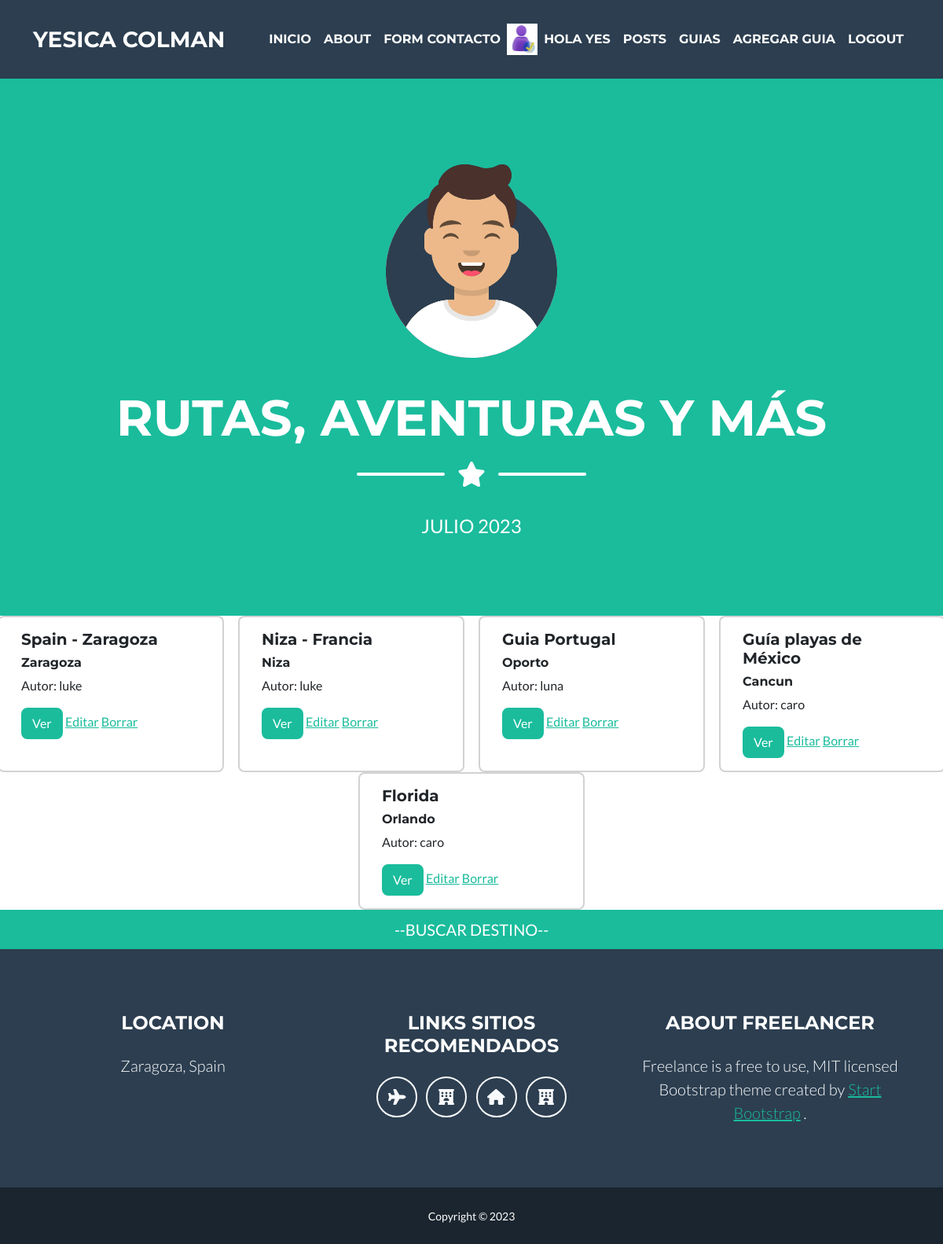
The page /guias/ (signed in) on the database its author committed.
### accounts/models.py (models this page shows, shortened)
class Account(models.Model):
    user= models.OneToOneField(User, on_delete=models.CASCADE)
    avatar= models.ImageField(upload_to= 'avatares', null=True, blank=True)

### MiApp/models.py (models this page shows)
class Guias(models.Model):
    autor= models.CharField(max_length=20)
    titulo = models.CharField(max_length=50)
    subtitulo=models.CharField(max_length=80, default="")
    destino= models.CharField(max_length=40)
    pais = models.CharField(max_length=40)
    foto= models.ImageField(upload_to='fotos/',null=True, blank=True)
    contenido = models.TextField(max_length=1000)

### MiApp/class_views.py (the view)
# urls.py: path('guias/', class_views.GuiaListView.as_view(), name="Guias"),
class GuiaListView(ListView):
    model = Guias
    template_name = "MiApp/lista_guias.html"

### MiApp/templates/MiApp/lista_guias.html (shortened to what this page needs)
<!DOCTYPE html>
{% extends 'MiApp/baseweb.html'%}
{% load static %}
{% load custom_filters %}
{% block main %}
<div class="row">
    {% for guias in object_list %}
    <div class="card" style="width: 18rem; margin:0 auto;">
        <div class="card-body">
          <h5 class="card-title">{{ guias.titulo}} </h5>
          <h6 class="card-title">{{ guias.destino}} </h6>
          <p class="card-text"> Autor: {{ guias.autor}} </p>
          <a href="{%url 'Detail_Guia' guias.id %}" class="btn btn-primary">Ver </a>
          {% if request.user.is_staff or request.user|stringformat:"s" == guias.autor %}
          <a href="{%url 'Update_Guia' guias.id %}">Editar</a>
          <a href="{%url 'Delete_Guia' guias.id %}">Borrar</a>
          {% endif %}
        </div>
    </div>
    {% endfor %}
  <a href="{% url 'buscar_destino' %}" class="btn btn-primary btn-lg" role="button">--BUSCAR DESTINO--</a>
  </div>
{% endblock main %}

### MiApp/templates/MiApp/baseweb.html (shortened to what this page needs)
<!DOCTYPE html>
{% load static %}
<html lang="en">
    <head>
        <link href='{% static "MiApp/styles.css" %}' rel="stylesheet" />
    </head>
    <body id="page-top">
        <nav class="navbar navbar-expand-lg bg-secondary text-uppercase fixed-top" id="mainNav">
            <div class="container">
                <a class="navbar-brand" href="{%url 'about'%}"> Yesica Colman </a>
                <div class="collapse navbar-collapse" id="navbarResponsive">
                    <ul class="navbar-nav text-uppercase ms-auto py-4 py-lg-0">
                        <li class="nav-item"><a class="nav-link" href="{%url 'inicio'%}">Inicio</a></li>
                        <li class="nav-item"><a class="nav-link" href="{%url 'about'%}">About</a></li>
                        <li class="nav-item"><a class="nav-link" href="{%url 'form_contacto'%}">Form Contacto</a></li>
                    {% if request.user.is_authenticated %}
                    {% if user.account.avatar %}
                    <img height="40px" src="{{ user.account.avatar.url }}" alt="">
                    {% endif %}
                    <li class="nav-item"><a class="nav-link" href="{% url 'mostrar_perfil' %}">Hola {{ request.user.username }}</a></li>
                        <li class="nav-item"><a class="nav-link" href="{%url 'List'%}" >posts</a></li>
                        <li class="nav-item"><a class="nav-link" href="{%url 'Guias'%}">Guias</a></li>
                        <li class="nav-item"><a class="nav-link" href="{%url 'agregar_guia'%}">Agregar Guia</a></li>
                        <li class="nav-item"><a class="nav-link" href="{% url 'logout' %}">Logout</a>
                    {% else %}
                        <li class="nav-item"><a class="nav-link" href="{% url 'login' %}">Login</a></li>
                        <li class="nav-item"><a class="nav-link" href="{% url 'register' %}">Registro</a></li>
                    {% endif %}
                    </ul>
                </div>
            </div>
        </nav>
        <header class="masthead bg-primary text-white text-center">
            <div class="container d-flex align-items-center flex-column">
                <img class="masthead-avatar mb-5" src="{% static 'avatars.svg' %}" alt="" />
                <h1 class="masthead-heading text-uppercase mb-0"> RUTAS, AVENTURAS Y MÁS </h1>
                <div class="divider-custom divider-light">
                    <div class="divider-custom-line"></div>
                    <div class="divider-custom-icon"><i class="fas fa-star"></i></div>
                    <div class="divider-custom-line"></div>
                </div>
                <p class="masthead-subheading font-weight-light mb-0"> JULIO 2023 </p>
            </div>
        </header>
        {% block main%}
        {%endblock main%}
        <footer class="footer text-center">
            <div class="container">
                <div class="row">
                    <div class="col-lg-4 mb-5 mb-lg-0">
                        <h4 class="text-uppercase mb-4">Location</h4>
                        <p class="lead mb-0">
                            Zaragoza, Spain
                        </p>
                    </div>
                    <div class="col-lg-4 mb-5 mb-lg-0">
                        <h4 class="text-uppercase mb-4"> Links Sitios recomendados </h4>
                        <a class="btn btn-outline-light btn-social mx-1" href="https://www.despegar.com.ar/"><i class="fas fa-plane"></i></a>
                        <a class="btn btn-outline-light btn-social mx-1" href="https://www.booking.com/index.es.html"><i class="fas fa-hotel"></i></a>
                        <a class="btn btn-outline-light btn-social mx-1" href="https://www.airbnb.es/"><i class="fas fa-home"></i></a>
                        <a class="btn btn-outline-light btn-social mx-1" href="https://www.tripadvisor.es/"><i class="fas fa-hotel"></i></a>
                    </div>
                    <div class="col-lg-4">
                        <h4 class="text-uppercase mb-4">About Freelancer</h4>
                        <p class="lead mb-0">
                            Freelance is a free to use, MIT licensed Bootstrap theme created by
                            <a href="http://startbootstrap.com">Start Bootstrap</a>
                            .
                        </p>
                    </div>
                </div>
            </div>
        </footer>
        <div class="copyright py-4 text-center text-white">
            <div class="container"><small>Copyright &copy; 2023</small></div>
        </div>
    </body>
</html>

### rows shown on the page
Guias: titulo "Spain - Zaragoza", destino "Zaragoza", autor "luke"
Guias: titulo "Niza - Francia", destino "Niza", autor "luke"
Guias: titulo "Guia Portugal", destino "Oporto", autor "luna"
Guias: titulo "Guía playas de México", destino "Cancun", autor "caro"
Guias: titulo "Florida", destino "Orlando", autor "caro"

### other values the page prints
{{ request.user.username }} "YES"
